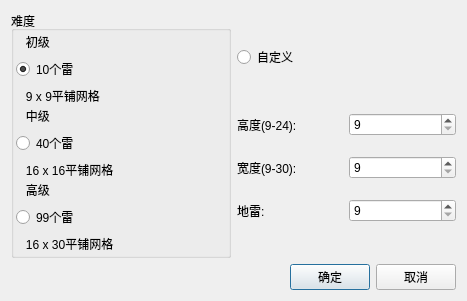
<?xml version="1.0" encoding="UTF-8"?>
<ui version="4.0">
 <class>CGameOptionDialog</class>
 <widget class="QDialog" name="CGameOptionDialog">
  <property name="geometry">
   <rect>
    <x>0</x>
    <y>0</y>
    <width>467</width>
    <height>281</height>
   </rect>
  </property>
  <property name="windowTitle">
   <string>设置</string>
  </property>
  <layout class="QVBoxLayout" name="verticalLayout_6">
   <item>
    <layout class="QHBoxLayout" name="horizontalLayout_2">
     <item>
      <widget class="QGroupBox" name="groupBox">
       <property name="title">
        <string>难度</string>
       </property>
       <layout class="QVBoxLayout" name="verticalLayout_4">
        <property name="spacing">
         <number>2</number>
        </property>
        <property name="leftMargin">
         <number>2</number>
        </property>
        <property name="topMargin">
         <number>2</number>
        </property>
        <property name="rightMargin">
         <number>2</number>
        </property>
        <property name="bottomMargin">
         <number>2</number>
        </property>
        <item>
         <layout class="QVBoxLayout" name="verticalLayout">
          <item>
           <widget class="QLabel" name="label">
            <property name="text">
             <string>   初级</string>
            </property>
           </widget>
          </item>
          <item>
           <widget class="QRadioButton" name="radioEasy">
            <property name="text">
             <string>10个雷</string>
            </property>
            <property name="checked">
             <bool>true</bool>
            </property>
           </widget>
          </item>
          <item>
           <widget class="QLabel" name="label_2">
            <property name="text">
             <string>   9 x 9平铺网格</string>
            </property>
           </widget>
          </item>
         </layout>
        </item>
        <item>
         <layout class="QVBoxLayout" name="verticalLayout_2">
          <item>
           <widget class="QLabel" name="label_3">
            <property name="text">
             <string>   中级</string>
            </property>
           </widget>
          </item>
          <item>
           <widget class="QRadioButton" name="radioNormal">
            <property name="text">
             <string>40个雷</string>
            </property>
           </widget>
          </item>
          <item>
           <widget class="QLabel" name="label_4">
            <property name="text">
             <string>   16 x 16平铺网格</string>
            </property>
           </widget>
          </item>
         </layout>
        </item>
        <item>
         <layout class="QVBoxLayout" name="verticalLayout_3">
          <item>
           <widget class="QLabel" name="label_5">
            <property name="text">
             <string>   高级</string>
            </property>
           </widget>
          </item>
          <item>
           <widget class="QRadioButton" name="radioDiff">
            <property name="text">
             <string>99个雷</string>
            </property>
           </widget>
          </item>
          <item>
           <widget class="QLabel" name="label_6">
            <property name="text">
             <string>   16 x 30平铺网格</string>
            </property>
           </widget>
          </item>
         </layout>
        </item>
       </layout>
      </widget>
     </item>
     <item>
      <layout class="QVBoxLayout" name="verticalLayout_5">
       <property name="spacing">
        <number>10</number>
       </property>
       <item>
        <widget class="QRadioButton" name="radioCus">
         <property name="text">
          <string>自定义</string>
         </property>
        </widget>
       </item>
       <item>
        <layout class="QGridLayout" name="gridLayout">
         <property name="horizontalSpacing">
          <number>4</number>
         </property>
         <property name="verticalSpacing">
          <number>20</number>
         </property>
         <item row="0" column="0">
          <widget class="QLabel" name="label_7">
           <property name="text">
            <string>高度(9-24):</string>
           </property>
          </widget>
         </item>
         <item row="0" column="1">
          <widget class="QSpinBox" name="spinBoxRow">
           <property name="minimum">
            <number>9</number>
           </property>
           <property name="maximum">
            <number>24</number>
           </property>
          </widget>
         </item>
         <item row="1" column="0">
          <widget class="QLabel" name="label_8">
           <property name="text">
            <string>宽度(9-30):</string>
           </property>
          </widget>
         </item>
         <item row="1" column="1">
          <widget class="QSpinBox" name="spinBoxCol">
           <property name="minimum">
            <number>9</number>
           </property>
           <property name="maximum">
            <number>30</number>
           </property>
          </widget>
         </item>
         <item row="2" column="0">
          <widget class="QLabel" name="label_9">
           <property name="text">
            <string>地雷:</string>
           </property>
          </widget>
         </item>
         <item row="2" column="1">
          <widget class="QSpinBox" name="spinBoxMine">
           <property name="minimum">
            <number>9</number>
           </property>
           <property name="maximum">
            <number>900</number>
           </property>
          </widget>
         </item>
        </layout>
       </item>
      </layout>
     </item>
    </layout>
   </item>
   <item>
    <layout class="QHBoxLayout" name="horizontalLayout">
     <item>
      <spacer name="horizontalSpacer">
       <property name="orientation">
        <enum>Qt::Horizontal</enum>
       </property>
       <property name="sizeHint" stdset="0">
        <size>
         <width>40</width>
         <height>20</height>
        </size>
       </property>
      </spacer>
     </item>
     <item>
      <widget class="QPushButton" name="ptnOk">
       <property name="text">
        <string>确定</string>
       </property>
      </widget>
     </item>
     <item>
      <widget class="QPushButton" name="ptnCancel">
       <property name="text">
        <string>取消</string>
       </property>
      </widget>
     </item>
    </layout>
   </item>
  </layout>
 </widget>
 <layoutdefault spacing="6" margin="11"/>
 <resources/>
 <connections/>
</ui>
